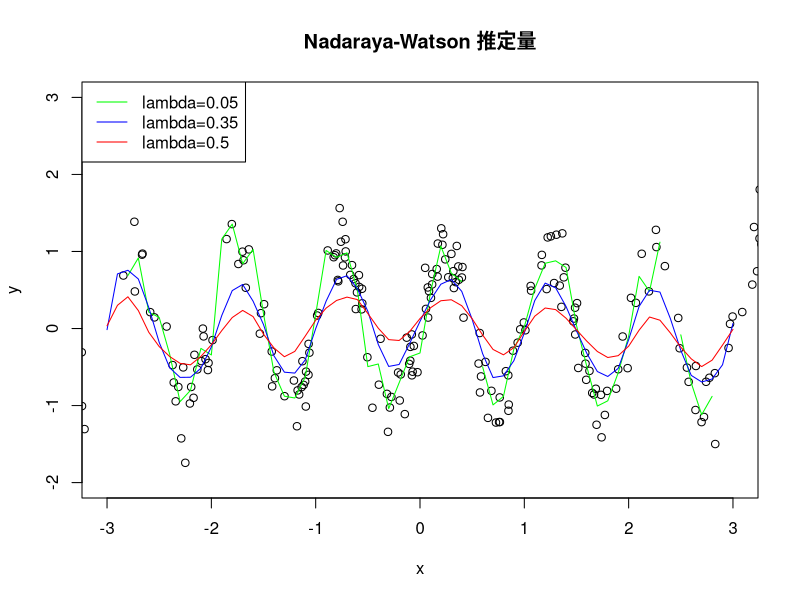
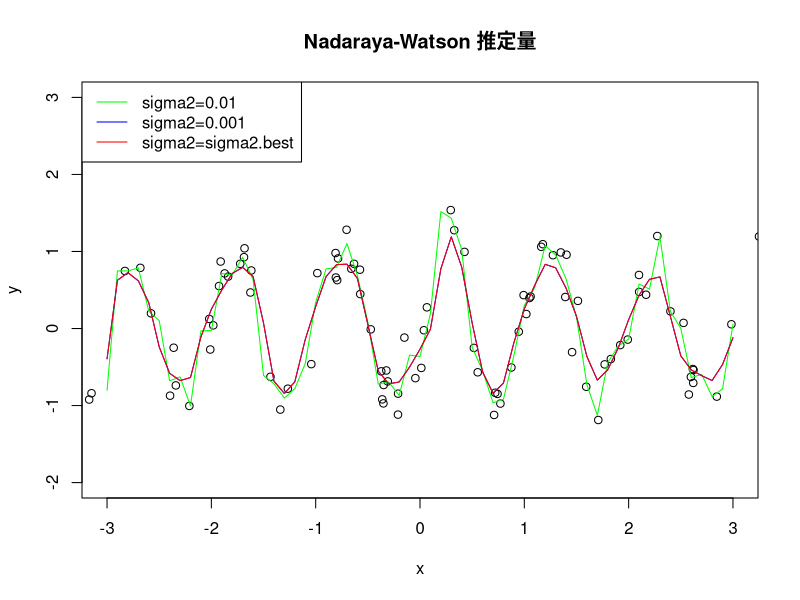

Recreate these plots in R, in order.
# 第1章 正定値カーネル

## 1.1 行列の正定値性

### 例1
n=3
B=matrix(rnorm(n^2),3,3)
A=t(B)%*%B
eigen(A)

S=NULL
for(i in 1:10){
  z=rnorm(n)
  y=drop(t(z)%*%A%*%z)
  S=c(S,y)
}
print(S)


## 1.2 カーネル

### 例2

n=250; x=2*rnorm(n); y=sin(2*pi*x)+rnorm(n)/4  ## データ生成
D=function(t) max(0.75*(1-t^2),0)              ## 関数定義 D
k=function(x,y,lambda) D(abs(x-y)/lambda)      ## 関数定義 K
f=function(z,lambda){                          ## 関数定義 f
  S=0; T=0;
  for(i in 1:n){S=S+k(x[i],z,lambda)*y[i]; T=T+k(x[i],z,lambda)}
  return(S/T)
}
plot(seq(-3,3,length=10),seq(-2,3,length=10),type="n",xlab="x", ylab="y"); points(x,y)
xx=seq(-3,3,0.1)
yy=NULL;for(zz in xx)yy=c(yy,f(zz,0.05)); lines(xx,yy,col="green")
yy=NULL;for(zz in xx)yy=c(yy,f(zz,0.35)); lines(xx,yy,col="blue")
yy=NULL;for(zz in xx)yy=c(yy,f(zz,0.50)); lines(xx,yy,col="red")
title("Nadaraya-Watson 推定量")
legend("topleft",legend=paste0("lambda=",c(0.05, 0.35, 0.50)),
       lwd=1,col=c("green","blue","red"))

## 1.3 正定値カーネル

### 例12

K=function(x,y,sigma2)exp(-norm(x-y,"2")^2/2/sigma2)
f=function(z,sigma2){ ## 関数定義  f
  S=0; T=0;
  for(i in 1:n){S=S+K(x[i],z,sigma2)*y[i]; T=T+K(x[i],z,sigma2)}
  return(S/T)
}

n=100; x=2*rnorm(n); y=sin(2*pi*x)+rnorm(n)/4 ## データ生成
plot(seq(-3,3,length=10),seq(-2,3,length=10),type="n",xlab="x", ylab="y"); points(x,y)
xx=seq(-3,3,0.1)
yy=NULL;for(zz in xx)yy=c(yy,f(zz,0.001)); lines(xx,yy,col="green")
yy=NULL;for(zz in xx)yy=c(yy,f(zz,0.01)); lines(xx,yy,col="blue")
## ここまでで，sigma2=0.01, 0.001 の曲線が図示される
m=n/10
sigma2.seq=seq(0.001,0.01,0.001); SS.min=Inf
for(sigma2 in sigma2.seq){
     SS=0
     for(k in 1:10){
          test=((k-1)*m+1):(k*m); train=setdiff(1:n,test)
          for(j in test){
               u=0; v=0;
               for(i in train){
                    kk=K(x[i],x[j],sigma2); u=u+kk*y[i]; v=v+kk ## カーネルの適用
               }
               if(v!=0)z=u/v; SS=SS+(y[j]-z)^2
          }
     }
     if(SS<SS.min){SS.min=SS;sigma2.best=sigma2}
}
paste0("Best sigma2 = ",sigma2.best)
## ここまでで，最適なlambda の値が計算される。
yy=NULL;for(zz in xx)yy=c(yy,f(zz,sigma2.best)); lines(xx,yy,col="red")
title("Nadaraya-Watson 推定量")
legend("topleft",legend=paste0("sigma2=",c(0.01, 0.001, "sigma2.best")),
lwd=1,col=c("green","blue","red"))


## 1.4 確率

## 1.5 Bochnerの定理

## 1.6 文字列，木，グラフのカーネル

### 例21

string.kernel=function(x,y){
  m=nchar(x)
  n=nchar(y)
  S=0
  for(i in 1:m)for(j in i:m)for(k in 1:n)
    if(substring(x,i,j)==substring(y,k,k+j-i))S=S+1
  return(S)
}

C=c("a","b","c")
m=10; w=sample(C,m,rep=TRUE)
x=NULL; for(i in 1:m)x=paste0(x,w[i])
n=12; w=sample(C,n,rep=TRUE)
y=NULL; for(i in 1:m)y=paste0(y,w[i])

x
y
string.kernel(x,y)

### 例22

C=function(i,j){
  S=s[[i]]; T=t[[j]]
## 木 s の頂点 i もしくは木 t の頂点 j のラベルが一致しない場合，0 を返す。
  if(S[[1]]!=T[[1]])return(0)
## 木 s の頂点 i もしくは木 t の頂点 j が子孫をもたない場合，0 を返す。
  if(is.null(S[[2]]))return(0)
  if(is.null(T[[2]]))return(0)
  if(length(S[[2]])!=length(T[[2]]))return(0)
  U=NULL; for(x in S[[2]])U=c(U,s[[x]][[1]]); U1=sort(U)
  V=NULL; for(y in T[[2]])V=c(V,t[[y]][[1]]); V1=sort(V)
  m=length(U)
## 子孫のラベルが一致しない場合，0 を返す。
  for(h in 1:m)if(U1[h]!=V1[h])return(0)
  U2=S[[2]][order(U)]
  V2=T[[2]][order(V)]
  W=1; for(h in 1:m)W=W*(1+C(U2[h],V2[h]))
  return(W)
}
k=function(s,t){
  m=length(s); n=length(t)
  kernel=0
  for(i in 1:m)for(j in 1:n)if(C(i,j)>0)kernel=kernel+C(i,j)
  return(kernel)
}

## 木をリストで記述。ラベルとその子孫(ベクトルで表示)
s=list()
s[[1]]=list("G",c(2,4)); s[[2]]=list("T",3);    s[[3]]=list("C",NULL)
s[[4]]=list("A",c(5,6)); s[[5]]=list("C",NULL); s[[6]]=list("T",NULL)
t=list()
t[[1]]=list("G",c(2,5)); t[[2]]=list("A",c(3,4)); t[[3]]=list("C",NULL)
t[[4]]=list("T",NULL); t[[5]]=list("T",c(6,7)); t[[6]]=list("C",NULL)
t[[7]]=list("A",c(8,9)); t[[8]]=list("C",NULL); t[[9]]=list("T",NULL)

for(i in 1:6)for(j in 1:9)if(C(i,j)>0)print(c(i,j,C(i,j)))
k(s,t)


### 例23

k=function(s,p) prob(s,p)/length(node)
prob=function(s,p){
  if(length(node[s[1]])==0) return(0)
  if(length(s)==1) return (p)
  m=length(s)
  S=(1-p)/length(node[s[1]])*prob(s[2:m],p)
  return(S)
}

node=list()
node[[1]]=c(2,4); node[[2]]=4; node[[3]]=c(1,5); node[[4]]=3; node[[5]]=3

k(c(1,4,3,5,3),1/3)

